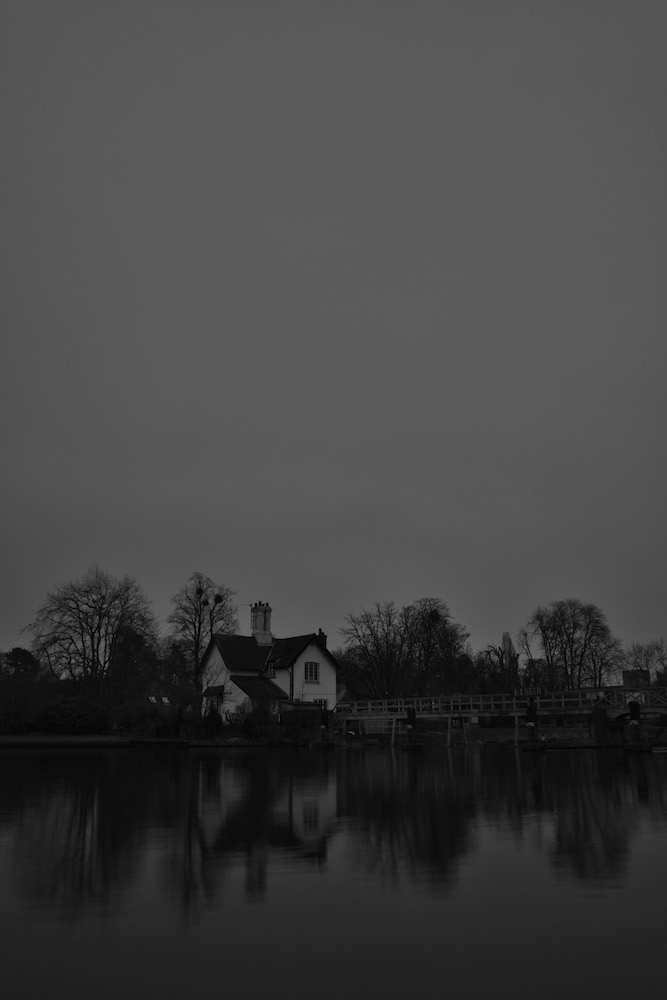
#> input picture infiles/example_inputs/2G1A3360.jpg, 667 x 1000 px; its folder holds 4 pictures in this run
$ python example.py
#> lines starting #> are read from the running program, lines starting #| are printed output that depends on the picture
### tslice.py
"""Generate time-slice images from digital image files. This module reuqires
SciPy for reading images into arrays and NumPy for the slicing and dicing.

By James Gilbert (@labjg) 2015.
Feel free to take, use, fix, hack etc.
"""

import glob
import numpy as np
import imageio


class TimeSlice:

    def __init__(self, filePath, fileExt, imRotate=0, verbose=False):
        """Creates a sorted list of file paths for the given extension, in the
        given directory. These are the files used for slicing operations. It's
        assumed that they are named in order.

        Only 8-bit colour (RGB) images are expected.

        Args:
            filePath: directory containing image files to slice
            fileExt: file extension (only PIL-supported types, e.g. ".jpg")
            imRotate: For files that use an EXIF rotation flag, you need to
                      enter this manually, in counter-clockwise degrees,
                      as either 90, 180 or 270
            verbose: Flag for printing detailed info
        """

        if filePath[-1] == '/':
            self.filePath = filePath
        else:
            self.filePath = filePath + '/'  # Path must end with a slash

        self.fileExt = fileExt

        if not imRotate in (0,90,180,270):
            raise ValueError("Invalid rotation angle")
        self.imRotate = imRotate

        self.files = sorted(glob.glob(self.filePath + '*' + self.fileExt))
        self.numFiles = len(self.files)
        if verbose:
            print("Found %d %s files in dir %s" % (self.numFiles,
                                                   self.fileExt,
                                                   self.filePath))

    def slice(self, interval=1, outfile="out.jpg", sliceDir=0, trim=(0,0,0,0),
        borderWidth=0, borderCol=(128,128,128), verbose=False):
        """Produce a sliced image. The number of slices is inferred from the
        number of images in the target folder and the specified interval (it
        always starts with the first image in the folder, namewise). The output
        image size is calculated from the number of slices, to ensure it's a
        multiple of the slice width. All input images must have the same
        dimensions, otherwise things will probably go funny.

        Images are opened as numpy arrays, meaning we have to be careful with
        mixing x,y and i,j notation (i.e. column first vs. row first).

        Args:
            interval: The number of files between one slice and the next (e.g.
                      2 will skip every other image)
            outfile: The output filename including extension and directory
            sliceDir: Direction of progression (0=L->R; 1=T->B; 2=R->L; 3=B->T)
            trim: Number of pixels to trim from around the edge of every image,
                  after any rotation, as a tuple or array in the form
                  (left, top, right, bottom)
            borderWidth: The width of the border around each slice, in pixels
            borderCol: The 8-bit RGB colour value for the slice borders
            verbose: Flag for printing detailed info

        Returns:
            Sweet Fanny Adams.
        """
        trim = np.asarray(trim, dtype='uint16')
        borderCol = np.asarray(borderCol, dtype='uint8')

        if not interval > 0:
            raise ValueError("Invalid interval")
        if not sliceDir in (0,1,2,3):
            raise ValueError("Invalid slice direction")
        if not trim.shape[0] == 4:
            raise IndexError("Invalid number of trim parameters")

        numSlices = int(self.numFiles / interval)
        if verbose:  print("Number of slices: %i" % numSlices)

        im_temp = imageio.imread(self.files[0])

        if self.imRotate != 0:
            if self.imRotate == 90:
                im_temp = np.rot90(im_temp,1)
            if self.imRotate == 180:
                im_temp = np.rot90(im_temp,2)
            if self.imRotate == 270:
                im_temp = np.rot90(im_temp,3)

        im_temp = im_temp[trim[1]:im_temp.shape[0]-trim[3],
                          trim[0]:im_temp.shape[1]-trim[2]]

        if sliceDir == 0 or sliceDir == 2:
            sliceWidth = int(im_temp.shape[1] / numSlices)
            imShape_ij = (im_temp.shape[0], sliceWidth*numSlices, 3)  # RGB
        elif sliceDir == 1 or sliceDir == 3:
            sliceWidth = int(im_temp.shape[0] / numSlices)
            imShape_ij = (sliceWidth*numSlices, im_temp.shape[1], 3)  # RGB

        im_main = np.zeros(shape=imShape_ij, dtype='uint8')
        del im_temp

        if verbose:
            print("Slice width is", sliceWidth, "px")
            print("Output image size is %i x %i px" % (imShape_ij[1],
                                                       imShape_ij[0]))

        for i in range(numSlices):
            if verbose:  print("Slicing image %i of %i..." % (i+1, numSlices))

            im_this = imageio.imread(self.files[i*interval])

            if verbose:
                print("Image number is %i of %i" % ((i*interval)+1,
                                                    self.numFiles))
                print("Image file path is %s" % self.files[i*interval])

            if self.imRotate != 0:
                if self.imRotate == 90:
                    im_this = np.rot90(im_this,1)
                if self.imRotate == 180:
                    im_this = np.rot90(im_this,2)
                if self.imRotate == 270:
                    im_this = np.rot90(im_this,3)

            im_this = im_this[trim[1]:im_this.shape[0]-trim[3],
                              trim[0]:im_this.shape[1]-trim[2]]

            if sliceDir == 0:
                slice_TL_i = 0
                slice_TL_j = i*sliceWidth
                slice_BR_i = imShape_ij[0]-1
                slice_BR_j = (i+1)*sliceWidth-1
            elif sliceDir == 1:
                slice_TL_i = i*sliceWidth
                slice_TL_j = 0
                slice_BR_i = (i+1)*sliceWidth-1
                slice_BR_j = imShape_ij[1]-1
            elif sliceDir == 2:
                slice_TL_i = 0
                slice_TL_j = (numSlices-1-i)*sliceWidth
                slice_BR_i = imShape_ij[0]-1
                slice_BR_j = (numSlices-1-i+1)*sliceWidth-1
            elif sliceDir == 3:
                slice_TL_i = (numSlices-1-i)*sliceWidth
                slice_TL_j = 0
                slice_BR_i = (numSlices-1-i+1)*sliceWidth-1
                slice_BR_j = imShape_ij[1]-1

            im_slice = im_this[slice_TL_i:slice_BR_i+1,
                                slice_TL_j:slice_BR_j+1]
            del im_this

            if borderWidth > 0:
                im_slice[0:0+borderWidth,:] = borderCol
                im_slice[im_slice.shape[0]-borderWidth:im_slice.shape[0],:] \
                    = borderCol
                im_slice[:,0:0+borderWidth] = borderCol
                im_slice[:,im_slice.shape[1]-borderWidth:im_slice.shape[1]] \
                    = borderCol

            im_main[slice_TL_i:slice_BR_i+1,slice_TL_j:slice_BR_j+1] = im_slice
            del im_slice

        if verbose:  print("Saving output image to \"%s\"..." % outfile)

        imageio.imsave(outfile, im_main)

        if verbose:  print("Done")

### example.py
# Example of how to generate a time-slice image

import tslice

foo = tslice.TimeSlice("infiles/example_inputs/", ".jpg", verbose=True)

foo.slice(1, "outfiles/example_outputs/l2r_all_thinWhiteBorder.jpg",
          borderWidth=1, borderCol=(255,255,255), sliceDir=0, verbose=True)
#> in slice, im_temp is the input picture: shape (1000, 667, 3); min 0, max 107, mean 65.8
#| Slice width is 166 px
#| Output image size is 664 x 1000 px
#> in slice, `im_slice = im_this[slice_TL_i:slice_BR_i+1, slice_TL_j:slice_BR_j+1]`:
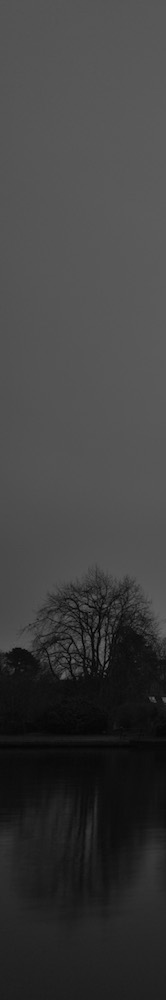
#> im_slice: shape (1000, 166, 3); min 0, max 102, mean 62.3
#> in slice, `im_slice[:,im_slice.shape[1]-borderWidth:im_slice.shape[1]] \ = border..`:
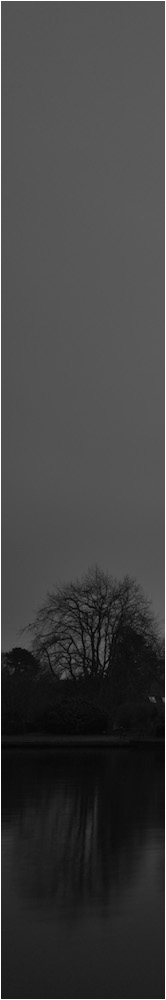
#> im_slice: shape (1000, 166, 3); min 0, max 255, mean 65
#> in slice, `im_main[slice_TL_i:slice_BR_i+1,slice_TL_j:slice_BR_j+1] = im_slice`:
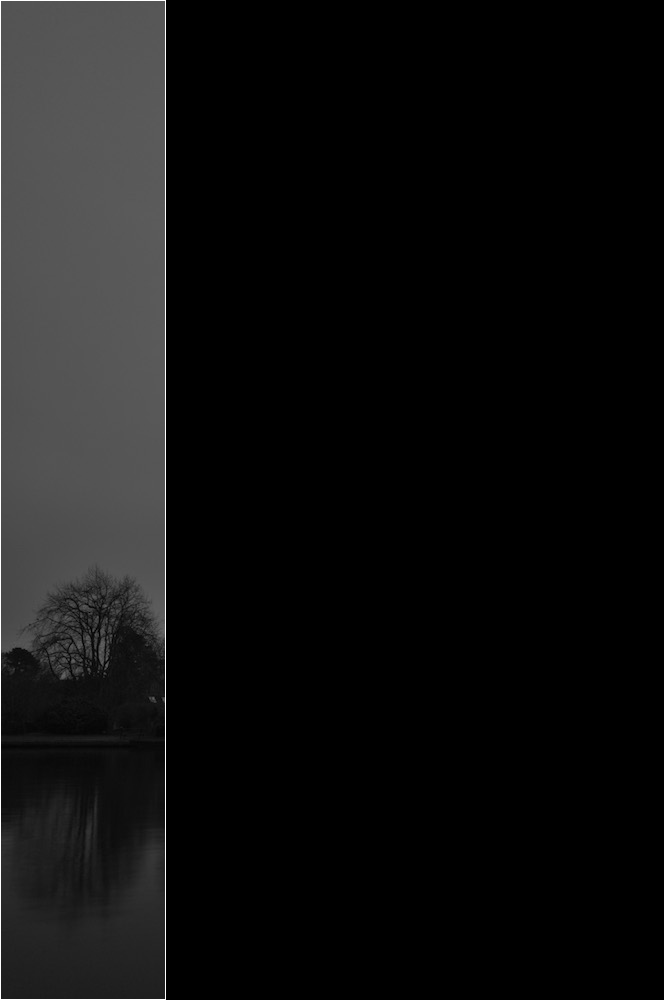
#> im_main: shape (1000, 664, 3); min 0, max 255, mean 16.3
#> pass 2 of the loop in slice, `for i in range(numSlices):`:
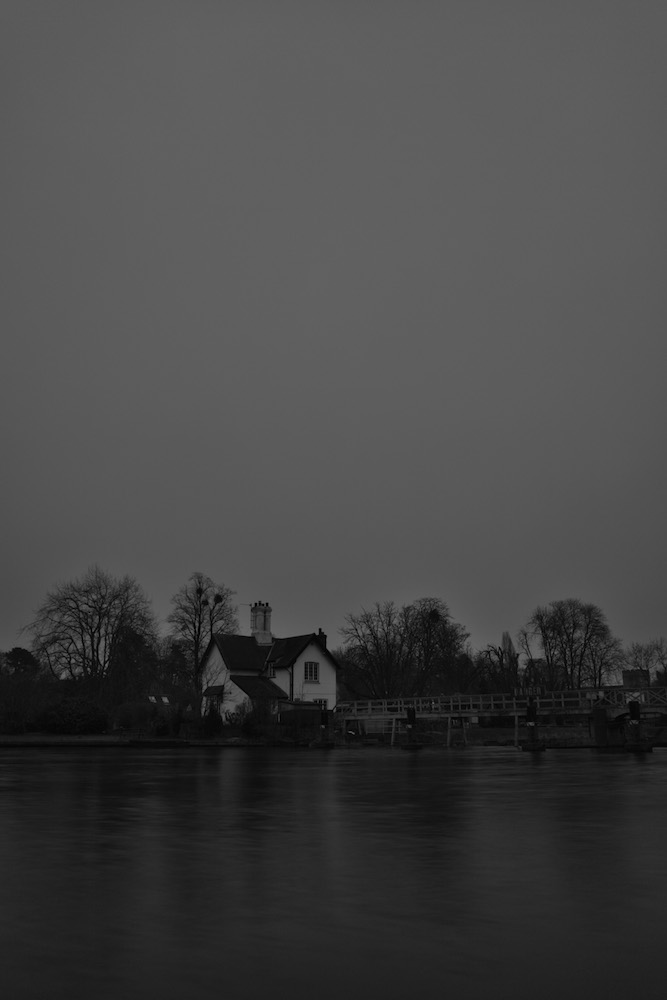
#> input picture infiles/example_inputs/2G1A3488.jpg, 667 x 1000 px
#> in slice, im_this is the input picture: shape (1000, 667, 3); min 0, max 107, mean 68.8
#> pass 3 of the loop in slice, `for i in range(numSlices):`:
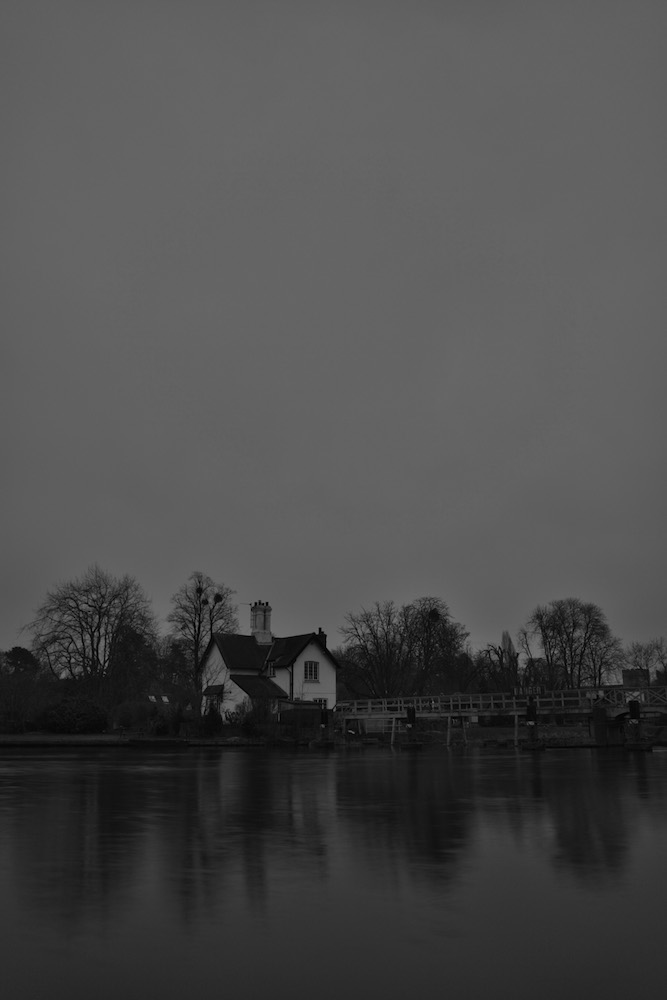
#> input picture infiles/example_inputs/2G1A3640.jpg, 667 x 1000 px
#> in slice, im_this is the input picture: shape (1000, 667, 3); min 0, max 117, mean 75.1
#> in slice, `im_slice[:,im_slice.shape[1]-borderWidth:im_slice.shape[1]] \ = border..`:
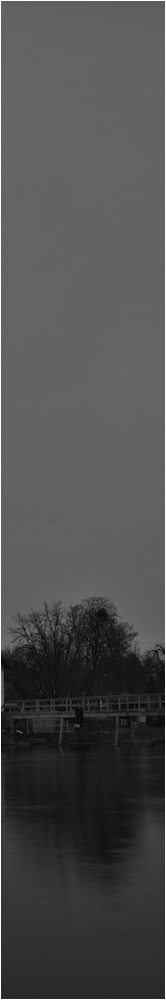
#> im_slice: shape (1000, 166, 3); min 0, max 255, mean 78.6
#> in slice, `im_main[slice_TL_i:slice_BR_i+1,slice_TL_j:slice_BR_j+1] = im_slice`:
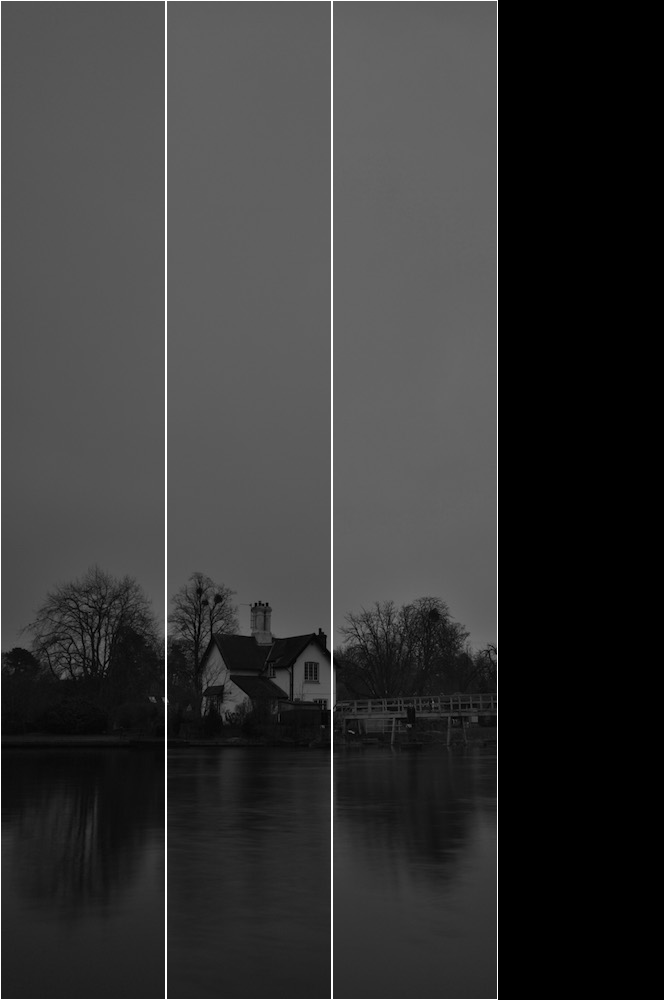
#> im_main: shape (1000, 664, 3); min 0, max 255, mean 54.1
#> the loop made 4 passes; the first 3 are shown
#> in slice, `imageio.imsave(outfile, im_main)`:
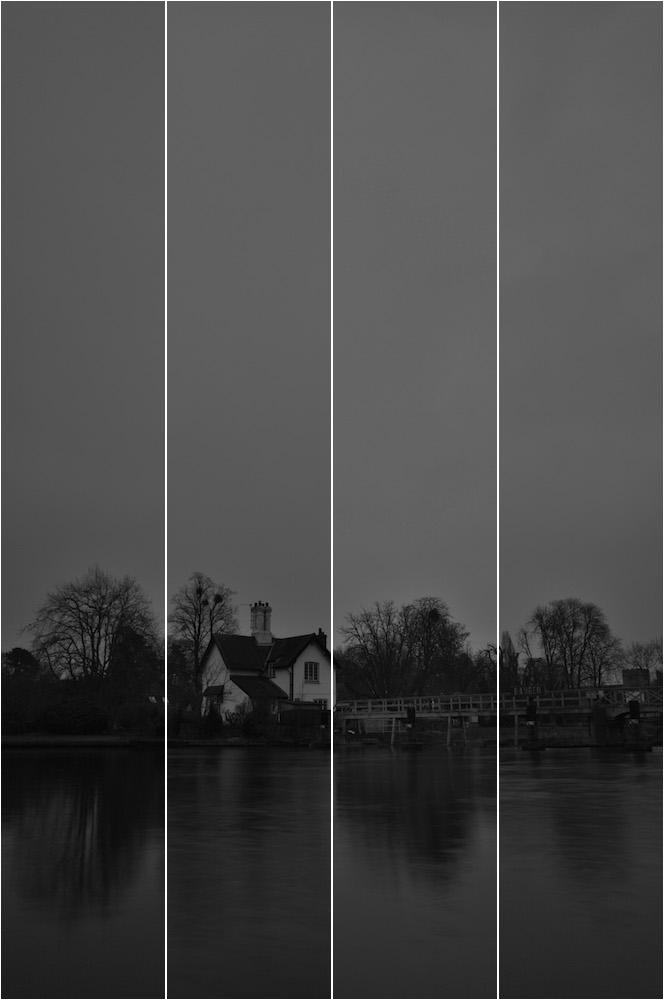
#> saved as l2r_all_thinWhiteBorder.jpg: shape (1000, 664, 3); min 0, max 255, mean 72.7
foo.slice(2, "outfiles/example_outputs/t2b_half_thickRedBorder.tif",
          borderWidth=10, borderCol=(255,0,0), sliceDir=1, verbose=True)
#> call 2 of slice, with interval = 2, sliceDir = 1, trim = (0, 0, 0, 0), borderWidth = 10, borderCol = (255, 0, 0), verbose = True
#| Slice width is 500 px
#| Output image size is 667 x 1000 px
#> in slice (call 2), `im_slice = im_this[slice_TL_i:slice_BR_i+1, slice_TL_j:slice_BR_j+1]`:
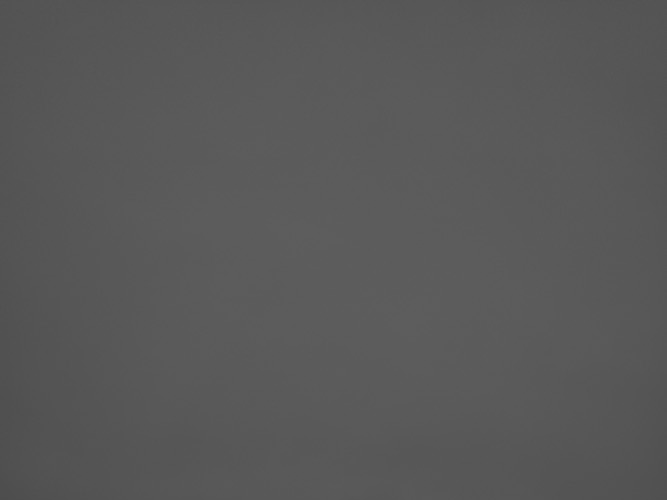
#> im_slice: shape (500, 667, 3); min 77, max 94, mean 88.5
#> in slice (call 2), `im_slice[:,im_slice.shape[1]-borderWidth:im_slice.shape[1]] \ = border..`:
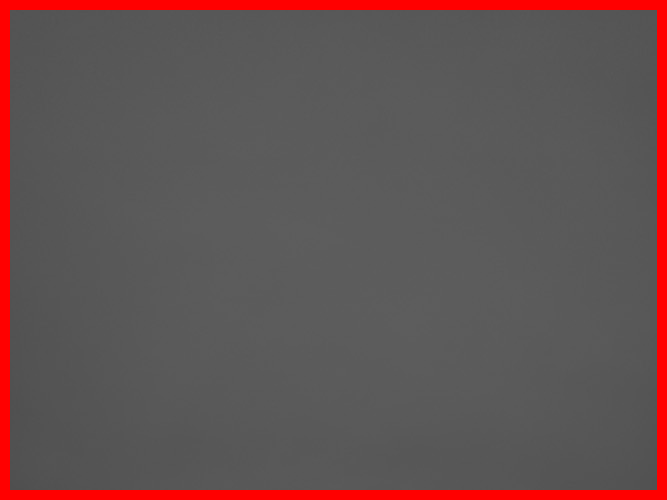
#> im_slice: shape (500, 667, 3); mean R, G, B 100.2, 82.6, 82.6
#> in slice (call 2), `im_main[slice_TL_i:slice_BR_i+1,slice_TL_j:slice_BR_j+1] = im_slice`:
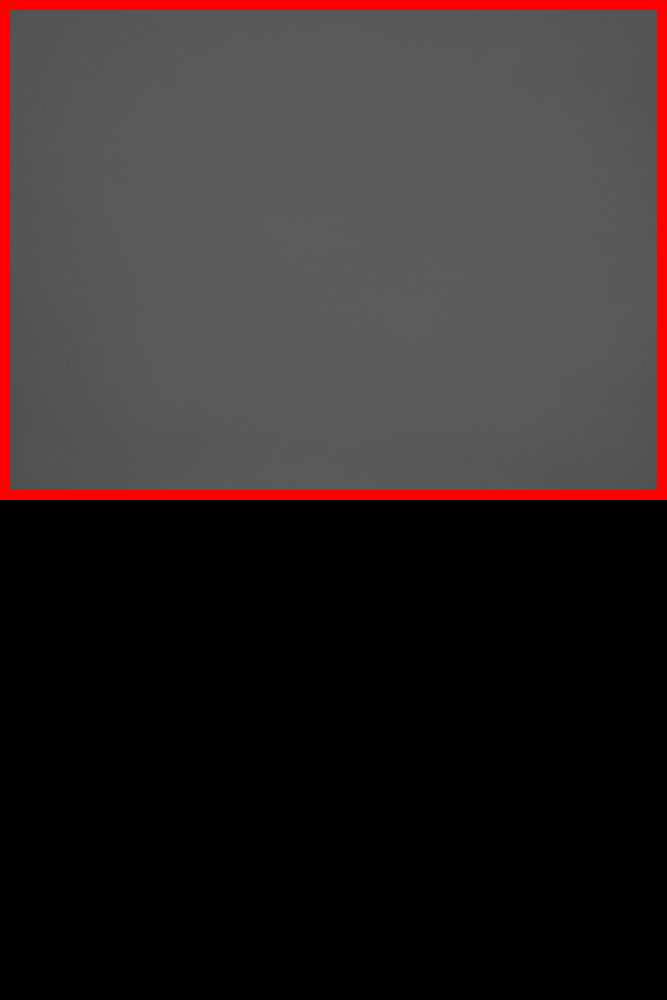
#> im_main: shape (1000, 667, 3); mean R, G, B 50.1, 41.3, 41.3
#> pass 2 of the loop in slice, `for i in range(numSlices):`:
#> in slice (call 2), `im_slice[:,im_slice.shape[1]-borderWidth:im_slice.shape[1]] \ = border..`:
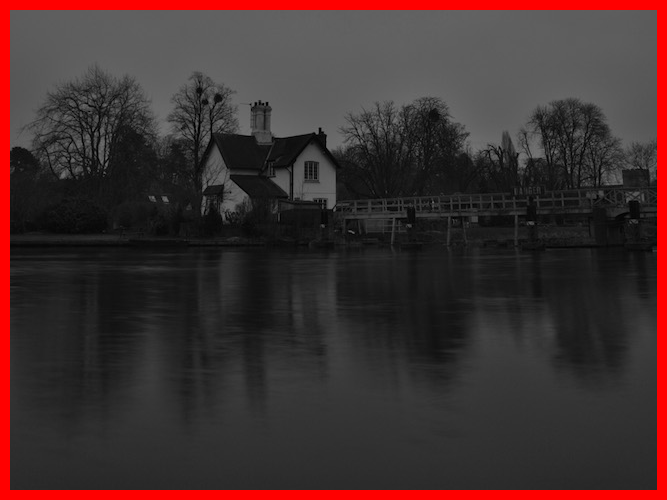
#> im_slice: shape (500, 667, 3); mean R, G, B 65.1, 47.6, 47.6
#> in slice (call 2), `im_main[slice_TL_i:slice_BR_i+1,slice_TL_j:slice_BR_j+1] = im_slice`:
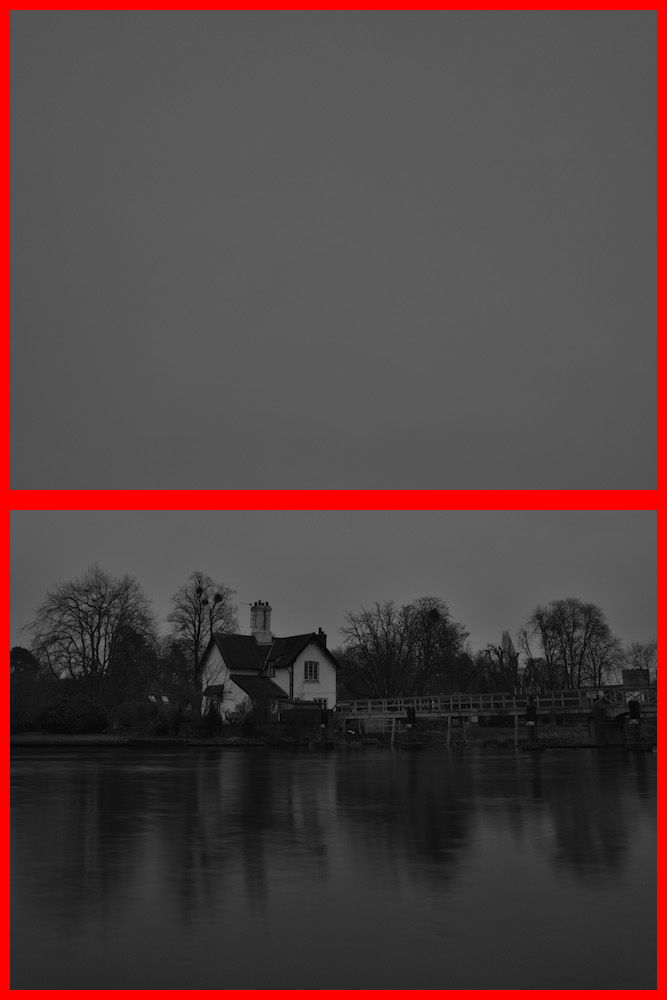
#> im_main: shape (1000, 667, 3); mean R, G, B 82.6, 65.1, 65.1

del foo
